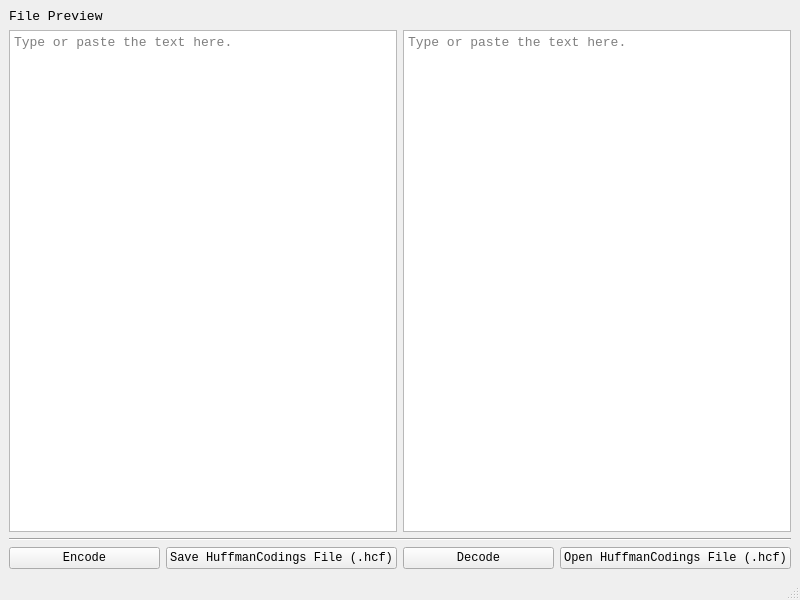
<?xml version="1.0" encoding="UTF-8"?>
<ui version="4.0">
 <class>compressionDialog</class>
 <widget class="QMainWindow" name="compressionDialog">
  <property name="geometry">
   <rect>
    <x>0</x>
    <y>0</y>
    <width>800</width>
    <height>600</height>
   </rect>
  </property>
  <property name="font">
   <font>
    <family>Consolas</family>
   </font>
  </property>
  <property name="windowTitle">
   <string>Compression</string>
  </property>
  <property name="windowIcon">
   <iconset resource="mainIcon.qrc">
    <normaloff>:/resources/icon/compress.ico</normaloff>:/resources/icon/compress.ico</iconset>
  </property>
  <widget class="QWidget" name="centralwidget">
   <layout class="QGridLayout" name="gridLayout">
    <item row="0" column="0">
     <layout class="QVBoxLayout" name="verticalLayout">
      <item>
       <widget class="QLabel" name="filePreview">
        <property name="font">
         <font>
          <pointsize>10</pointsize>
         </font>
        </property>
        <property name="text">
         <string>File Preview</string>
        </property>
       </widget>
      </item>
      <item>
       <layout class="QHBoxLayout" name="horizontalLayout_4">
        <item>
         <widget class="QPlainTextEdit" name="enTextArea">
          <property name="font">
           <font>
            <pointsize>10</pointsize>
           </font>
          </property>
          <property name="placeholderText">
           <string>Type or paste the text here.</string>
          </property>
         </widget>
        </item>
        <item>
         <widget class="QPlainTextEdit" name="deTextArea">
          <property name="font">
           <font>
            <pointsize>10</pointsize>
           </font>
          </property>
          <property name="placeholderText">
           <string>Type or paste the text here.</string>
          </property>
         </widget>
        </item>
       </layout>
      </item>
      <item>
       <widget class="Line" name="line">
        <property name="orientation">
         <enum>Qt::Horizontal</enum>
        </property>
       </widget>
      </item>
      <item>
       <layout class="QHBoxLayout" name="horizontalLayout_3">
        <item>
         <layout class="QHBoxLayout" name="horizontalLayout_2">
          <item>
           <widget class="QPushButton" name="enCode">
            <property name="text">
             <string>Encode</string>
            </property>
           </widget>
          </item>
          <item>
           <widget class="QPushButton" name="saveHCFile">
            <property name="text">
             <string>Save HuffmanCodings File (.hcf)</string>
            </property>
           </widget>
          </item>
         </layout>
        </item>
        <item>
         <layout class="QHBoxLayout" name="horizontalLayout">
          <item>
           <widget class="QPushButton" name="deCode">
            <property name="text">
             <string>Decode</string>
            </property>
           </widget>
          </item>
          <item>
           <widget class="QPushButton" name="openHCFile">
            <property name="text">
             <string>Open HuffmanCodings File (.hcf)</string>
            </property>
           </widget>
          </item>
         </layout>
        </item>
       </layout>
      </item>
     </layout>
    </item>
   </layout>
  </widget>
  <widget class="QStatusBar" name="statusbar"/>
 </widget>
 <resources>
  <include location="mainIcon.qrc"/>
 </resources>
 <connections/>
</ui>
